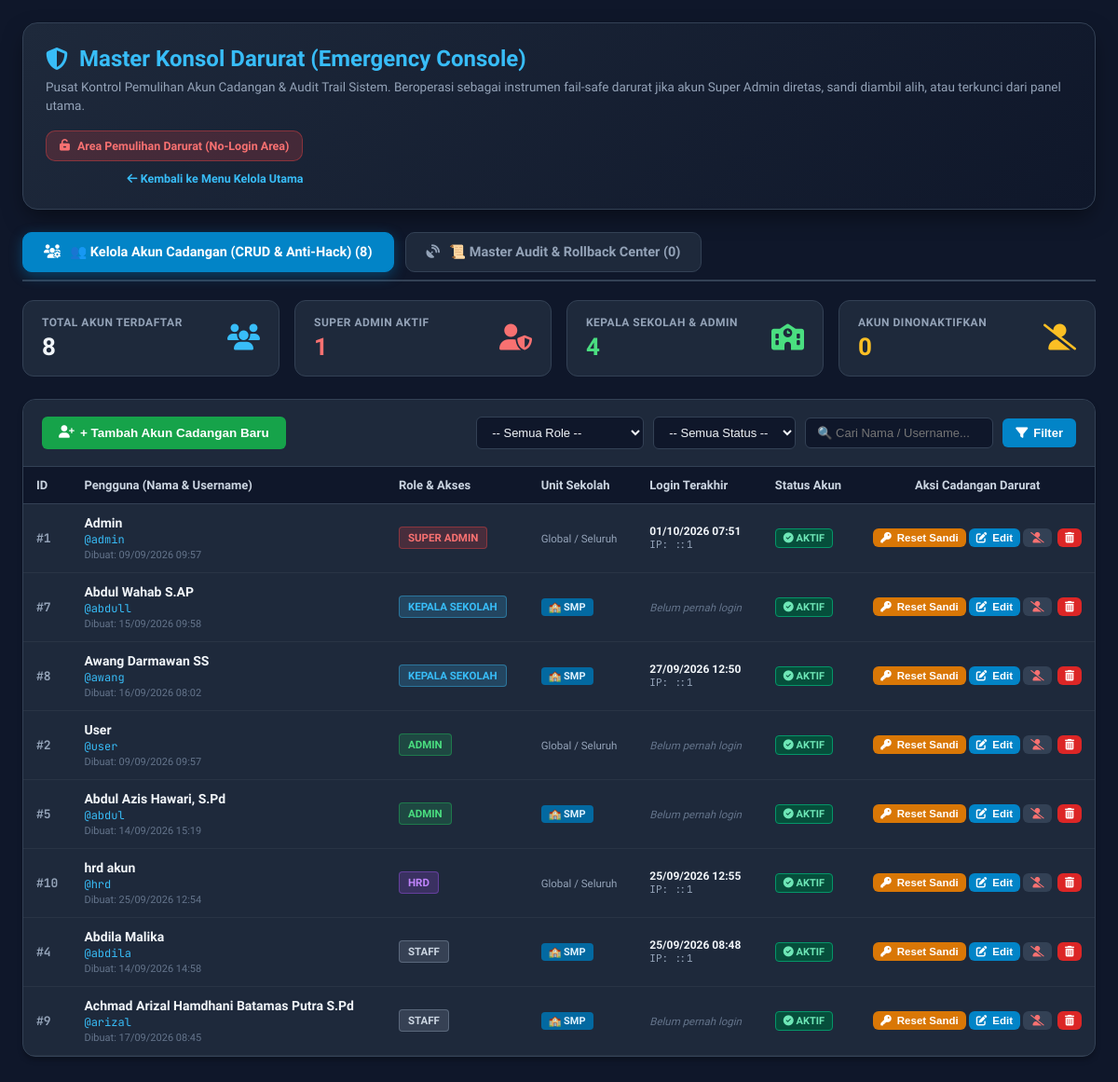
Before: /app/kelola/super/index.php with the older database file.
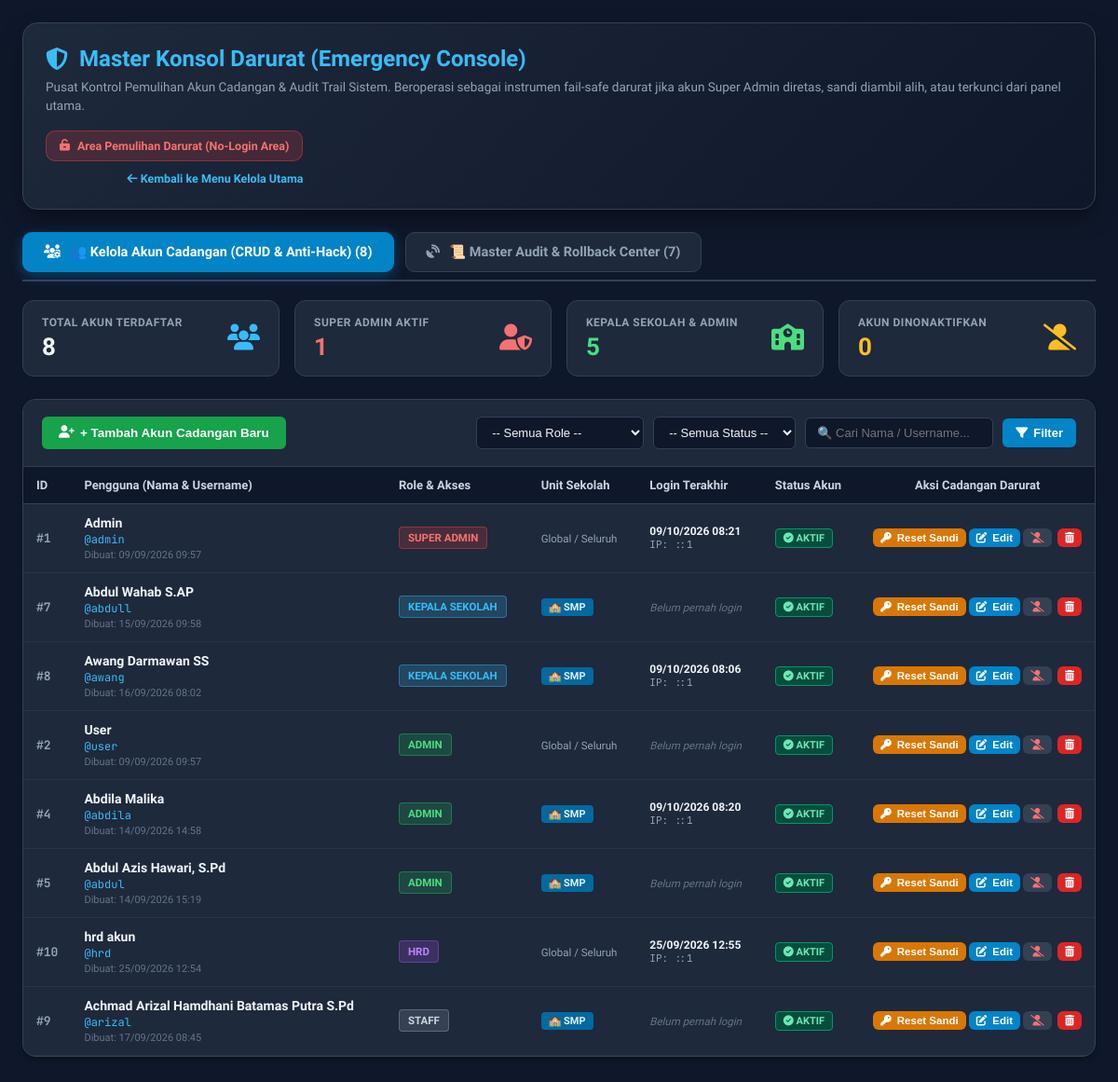
After: the same page with the newer database file.
### tables this page shows
CREATE TABLE `users` (
  `id` bigint unsigned NOT NULL AUTO_INCREMENT,
  `username` varchar(100) NOT NULL,
  `password` varchar(255) NOT NULL,
  `name` varchar(255) NOT NULL,
  `photo` varchar(255) DEFAULT NULL,
  `role` varchar(50) NOT NULL DEFAULT 'staff',
  `remember_token` varchar(100) DEFAULT NULL,
  `created_at` timestamp NULL DEFAULT CURRENT_TIMESTAMP,
  `updated_at` timestamp NULL DEFAULT CURRENT_TIMESTAMP ON UPDATE CURRENT_TIMESTAMP,
  `deleted_at` timestamp NULL DEFAULT NULL,
  `last_activity` datetime DEFAULT NULL,
  `last_login_at` datetime DEFAULT NULL,
  `last_login_ip` varchar(45) DEFAULT NULL,
  `is_online` tinyint(1) NOT NULL DEFAULT '0',
  PRIMARY KEY (`id`),
  UNIQUE KEY `username` (`username`)
);

CREATE TABLE `admin_unit_permissions` (
  `id` bigint unsigned NOT NULL AUTO_INCREMENT,
  `user_id` bigint unsigned NOT NULL,
  `unit_id` int unsigned NOT NULL,
  `created_at` timestamp NOT NULL DEFAULT CURRENT_TIMESTAMP,
  PRIMARY KEY (`id`),
  KEY `fk_admin_unit_user` (`user_id`),
  KEY `fk_admin_unit_unit` (`unit_id`),
  CONSTRAINT `fk_admin_unit_unit` FOREIGN KEY (`unit_id`) REFERENCES `units` (`id`) ON DELETE CASCADE,
  CONSTRAINT `fk_admin_unit_user` FOREIGN KEY (`user_id`) REFERENCES `users` (`id`) ON DELETE CASCADE
);

### app/config/security.php (called while the page is built, shortened)
<?php
function e($value)
{
    return htmlspecialchars(
        $value ?? '',
        ENT_QUOTES,
        'UTF-8'
    );
}

### app/kelola/super/index.php (the view, shortened to what the rows shown need)
<?php
global $pdo;
require_once __DIR__ . '/../../config/security.php';
$mainMode = $_GET['mode'] ?? (isset($_GET['tab']) && $_GET['tab'] !== 'users' ? 'audit' : 'users');
$uWhereSql = ["1 = 1"];
$uParams = [];
$uWhereClause = "WHERE " . implode(" AND ", $uWhereSql);
$usersQuery = "
    SELECT u.*,
           aup.unit_id as assigned_unit_id,
           COALESCE(un.unit, st_u.unit) as unit_name
    FROM users u
    LEFT JOIN admin_unit_permissions aup ON aup.user_id = u.id
    LEFT JOIN units un ON un.id = aup.unit_id
    LEFT JOIN staff st ON st.user_id = u.id
    LEFT JOIN units st_u ON st_u.id = st.unit_id
    {$uWhereClause}
    ORDER BY (u.deleted_at IS NOT NULL) ASC,
             FIELD(u.role, 'super_admin', 'kepala_sekolah', 'admin', 'hrd', 'staff') ASC,
             u.id ASC
";
$stmtUsers = $pdo->prepare($usersQuery);
$stmtUsers->execute($uParams);
$userAccounts = $stmtUsers->fetchAll(PDO::FETCH_ASSOC);
?>
<!DOCTYPE html>
<html lang="id">
<head>
    <link rel="stylesheet" href="https://cdnjs.cloudflare.com/ajax/libs/font-awesome/6.4.0/css/all.min.css">
</head>
<body>
<div class="container">
    <div class="header-card">
        <div class="header-title">
            <h1><i class="fa-solid fa-shield-halved"></i> Master Konsol Darurat (Emergency Console)</h1>
        </div>
    </div>
    <?php if ($mainMode === 'users'): ?>
        <div class="card">
            <div style="overflow-x: auto;">
                <table class="table">
                    <thead>
                        <tr>
                            <th style="width: 50px;">ID</th>
                            <th>Pengguna (Nama & Username)</th>
                            <th>Role & Akses</th>
                            <th>Unit Sekolah</th>
                            <th>Login Terakhir</th>
                            <th>Status Akun</th>
                            <th style="text-align: center; width: 240px;">Aksi Cadangan Darurat</th>
                        </tr>
                    </thead>
                    <tbody>
                        <?php foreach ($userAccounts as $usr): ?>
                            <?php
                            $isDeleted = !empty($usr['deleted_at']);
                            $roleClass = 'badge-role-staff';
                            if ($usr['role'] === 'super_admin') $roleClass = 'badge-role-super';
                            elseif ($usr['role'] === 'kepala_sekolah') $roleClass = 'badge-role-kepsek';
                            elseif ($usr['role'] === 'admin') $roleClass = 'badge-role-admin';
                            elseif ($usr['role'] === 'hrd') $roleClass = 'badge-role-hrd';
                            ?>
                            <tr class="<?= $isDeleted ? 'row-deleted' : '' ?>">
                                <td style="font-family:'JetBrains Mono', monospace; color:#94a3b8; font-weight:700;">
                                    #<?= $usr['id'] ?>
                                </td>
                                <td>
                                    <strong style="color:#f1f5f9; font-size:14px;"><?= e($usr['name']) ?></strong>
                                    <div style="font-size:12px; color:#38bdf8; font-family:'JetBrains Mono', monospace; margin-top:2px;">
                                        @<?= e($usr['username']) ?>
                                    </div>
                                    <small style="color:#64748b; font-size:11px;">Dibuat: <?= !empty($usr['created_at']) ? date('d/m/Y H:i', strtotime($usr['created_at'])) : '-' ?></small>
                                </td>
                                <td>
                                    <span class="badge <?= $roleClass ?>" style="font-size:11.5px; padding:4px 9px;">
                                        <?= strtoupper(str_replace('_', ' ', $usr['role'])) ?>
                                    </span>
                                </td>
                                <td>
                                    <?php if (!empty($usr['unit_name'])): ?>
                                        <span class="badge" style="background:#0369a1; color:#e0f2fe; font-size:11px;">
                                            🏫 <?= e($usr['unit_name']) ?>
                                        </span>
                                    <?php else: ?>
                                        <span style="color:#94a3b8; font-size:11.5px;">Global / Seluruh</span>
                                    <?php endif; ?>
                                </td>
                                <td>
                                    <?php if (!empty($usr['last_login_at'])): ?>
                                        <div style="font-size:12px; color:#f1f5f9; font-weight:600;">
                                            <?= date('d/m/Y H:i', strtotime($usr['last_login_at'])) ?>
                                        </div>
                                        <div style="font-size:11px; color:#94a3b8; font-family:'JetBrains Mono', monospace;">
                                            IP: <?= e($usr['last_login_ip'] ?: '-') ?>
                                        </div>
                                    <?php else: ?>
                                        <span style="color:#64748b; font-size:11.5px; font-style:italic;">Belum pernah login</span>
                                    <?php endif; ?>
                                </td>
                                <td>
                                    <?php if ($isDeleted): ?>
                                        <span class="badge" style="background:#7f1d1d; color:#fca5a5; border:1px solid #dc2626; font-size:11px;">
                                            <i class="fa-solid fa-ban"></i> DINONAKTIFKAN
                                        </span>
                                        <div style="font-size:10px; color:#f87171; margin-top:2px;">
                                            Pada: <?= date('d/m/y H:i', strtotime($usr['deleted_at'])) ?>
                                        </div>
                                    <?php else: ?>
                                        <span class="badge" style="background:#064e3b; color:#6ee7b7; border:1px solid #059669; font-size:11px;">
                                            <i class="fa-solid fa-circle-check"></i> AKTIF
                                        </span>
                                    <?php endif; ?>
                                </td>
                                <td style="text-align:center; white-space:nowrap;">
                                    <button type="button" class="btn btn-warning"
                                            onclick="openResetPasswordModal(<?= $usr['id'] ?>, '<?= e($usr['username']) ?>', '<?= e($usr['name']) ?>')"
                                            style="font-size:11.5px; padding:4px 8px;" title="Reset password langsung">
                                        <i class="fa-solid fa-key"></i> Reset Sandi
                                    </button>
                                    <button type="button" class="btn btn-primary"
                                            onclick="openEditUserModal(<?= htmlspecialchars(json_encode($usr), ENT_QUOTES, 'UTF-8') ?>)"
                                            style="font-size:11.5px; padding:4px 8px;" title="Edit data akun">
                                        <i class="fa-solid fa-pen-to-square"></i> Edit
                                    </button>
                                    <?php if (!$isDeleted): ?>
                                        <form method="POST" style="display:inline;" onsubmit="return confirm('Nonaktifkan akun <?= e($usr['username']) ?>? Pengguna ini tidak akan bisa login lagi.');">
                                            <button type="submit" class="btn btn-light" style="font-size:11.5px; padding:4px 8px; color:#f87171;" title="Nonaktifkan akun">
                                                <i class="fa-solid fa-user-slash"></i>
                                            </button>
                                        </form>
                                    <?php endif; ?>
                                    <form method="POST" style="display:inline; margin-left:3px;" onsubmit="return confirm('PERINGATAN: Apakah Anda yakin ingin MENGHAPUS PERMANEN akun <?= e($usr['username']) ?> dari database? Tindakan ini tidak dapat dibatalkan!');">
                                        <button type="submit" class="btn btn-danger" style="font-size:11.5px; padding:4px 8px;" title="Hapus permanen dari database">
                                            <i class="fa-solid fa-trash-can"></i>
                                        </button>
                                    </form>
                                </td>
                            </tr>
                        <?php endforeach; ?>
                    </tbody>
                </table>
            </div>
        </div>
    <?php endif; ?>
</div>
</body>
</html>

Changed rows visible on the page:
changed users "Admin": last_login_at "01/10/2026 07:51" → "09/10/2026 08:21"
changed through a linked row, admin_unit_permissions "Awang Darmawan SS": user.last_login_at "27/09/2026 12:50" → "09/10/2026 08:06"
changed users "Abdila Malika": role "STAFF" → "ADMIN"; last_login_at "25/09/2026 08:48" → "09/10/2026 08:20"; moves up the list
Other visible differences:
$countAll: "0" → "7"
$statKepsekAdmin: "4" → "5"
